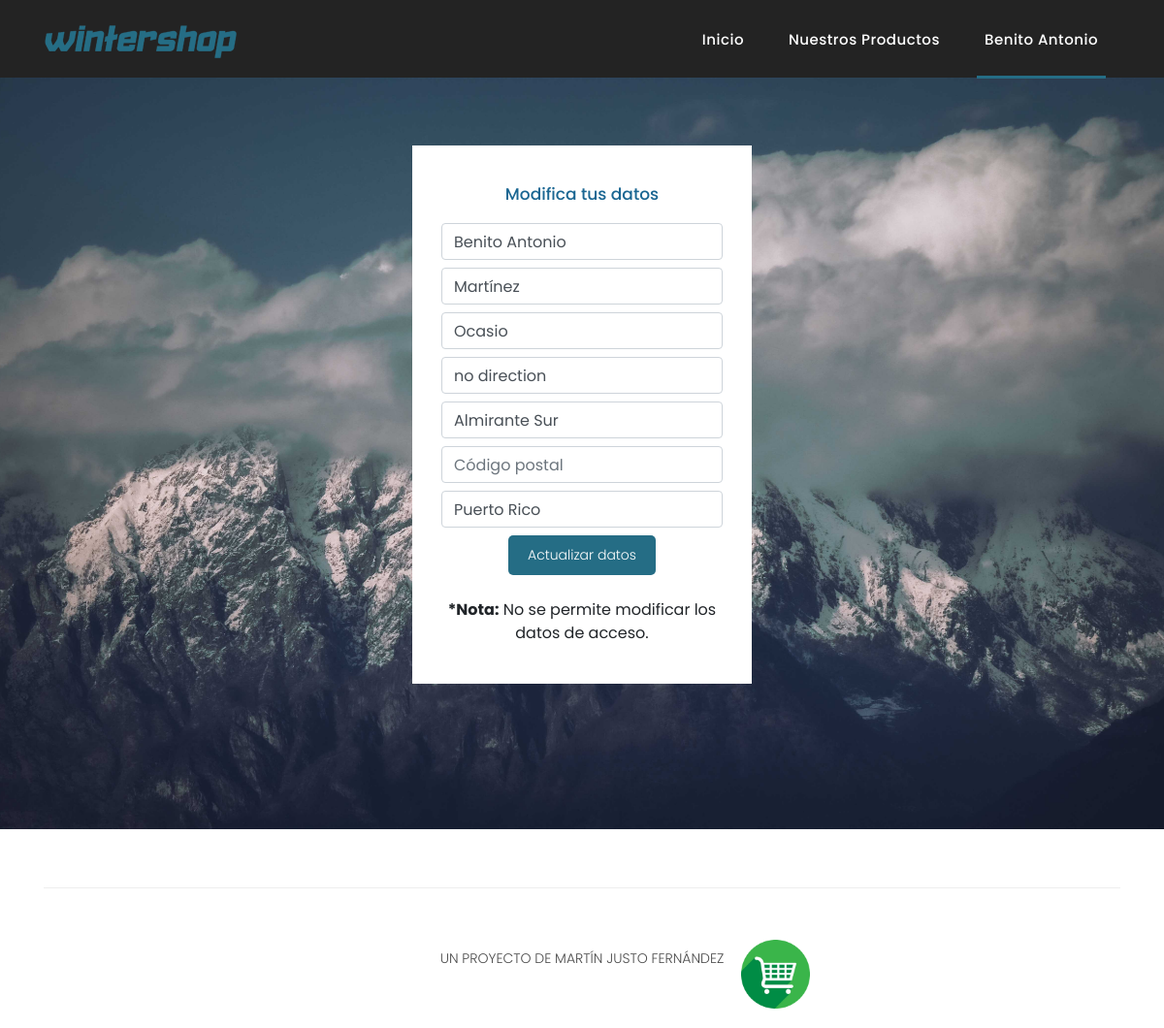
The app's page /modData.php (signed in) with its own data.
### tables this page shows
CREATE TABLE `clientes` (
  `id` int(11) NOT NULL,
  `nombre` varchar(30) NOT NULL,
  `apellido1` varchar(30) NOT NULL,
  `apellido2` varchar(30) NOT NULL,
  `email` varchar(50) NOT NULL,
  `password` varchar(65) NOT NULL,
  `direccion` varchar(150) NOT NULL,
  `poblacion` varchar(50) NOT NULL,
  `cp` varchar(10) NOT NULL,
  `pais` varchar(30) NOT NULL
);

### modData.php (the view, shortened to what this page needs)
<?php
require './lib/defaultLib.php';
head("Mi Cuenta");
navbar("", "active", "");
cartButton();
$conn = bdconnect();
$sql = "SELECT nombre, apellido1, apellido2, direccion, poblacion, cp, pais FROM clientes WHERE email='{$_SESSION["logged"]}'";
$result = mysqli_query($conn, $sql);
$log = mysqli_fetch_row($result);
echo "
    <div class=\"services\" id=\"logServices\">
  <div class=\"container\">
    <div class=\"row\">
      <div class=\"col-md-4\" id=\"logReg\">
        <div class=\"service-item\">
          <div class=\"down-content\">
            <h4>Modifica tus datos</h4>
                <form method=\"POST\" action=\"sendDataUpdate.php\" class=\"login-form\">
                    <label for=\"nombre\">
                        <input type=\"text\" name=\"nombre\" class=\"form-control\" id=\"nombre\" placeholder=\"Nombre\" value=\"{$log[0]}\" required>
                    </label>
                    <br>
                    <label for=\"apellido1\">
                        <input type=\"text\" name=\"apellido1\" class=\"form-control\" id=\"apellido1\" placeholder=\"Primer apellido\" value=\"{$log[1]}\" required>
                    </label>
                    <br>
                    <label for=\"apellido2\">
                        <input type=\"text\" name=\"apellido2\" class=\"form-control\" id=\"apellido2\" placeholder=\"Segundo apellido\" value=\"{$log[2]}\" required>
                    </label>
                    <br>
                    <label for=\"direccion\">
                        <input type=\"text\" name=\"direccion\" class=\"form-control\" id=\"direccion\" placeholder=\"Dirección\" value=\"{$log[3]}\" required>
                    </label>
                    <br>
                    <label for=\"poblacion\">
                        <input type=\"text\" name=\"poblacion\" class=\"form-control\" id=\"poblacion\" placeholder=\"Población\" value=\"{$log[4]}\" required>
                    </label>
                    <br>
                    <label for=\"cp\">
                        <input type=\"text\" name=\"cp\" class=\"form-control\" id=\"cp\" placeholder=\"Código postal\" value=\"{$log[5]}\" required>
                    </label>
                    <br>
                    <label for=\"pais\">
                        <input type=\"text\" name=\"pais\" class=\"form-control\" id=\"pais\" placeholder=\"País\" value=\"{$log[6]}\" required>
                    </label>
                    <br>
                    <input type=\"submit\" value=\"Actualizar datos\"id=\"logButtons\">
                </form>
                <br><a id=\"nota\"><b>*Nota:</b> No se permite modificar los datos de acceso.<a>
          </div>
        </div>
      </div>
    </div>
  </div>
</div>";
foother();

### lib/defaultLib.php (shortened to what this page needs)
<?php
function head($title)
{
    echo "<!DOCTYPE html>
            <html lang=\"es\">
              <head>
                <meta charset=\"utf-8\">
                <meta name=\"viewport\" content=\"width=device-width, initial-scale=1, shrink-to-fit=no\">
                <meta name=\"description\" content=\"\">
                <meta name=\"author\" content=\"\">
                <link href=\"https://fonts.googleapis.com/css?family=Poppins:100,200,300,400,500,600,700,800,900&display=swap\" rel=\"stylesheet\">
                <title>$title</title>
                <link href=\"vendor/bootstrap/css/bootstrap.min.css\" rel=\"stylesheet\">
            <!--
                TemplateMo 546 Sixteen Clothing
            https://templatemo.com/tm-546-sixteen-clothing
            -->
                <link rel=\"stylesheet\" href=\"assets/css/fontawesome.css\">
                <link rel=\"stylesheet\" href=\"assets/css/templatemo-sixteen.css\">
                <link rel=\"stylesheet\" href=\"assets/css/owl.css\">
                <link rel=\"stylesheet\" href=\"assets/css/extended.css\">
                <link rel=\shortcut icon\" href=\"assets/images/logos/favicon.png\">
              </head>";
}
function navbar($index, $miCuenta, $productos)
{
    $conn = bdconnect();
    if (isset($_SESSION["logged"])) {
        $result = mysqli_query($conn, "SELECT nombre from clientes WHERE email='{$_SESSION["logged"]}'");
        $log = mysqli_fetch_row($result);
        $nombre = $log[0];
    } else
        $nombre = "Mi cuenta";
    echo "
    <div id=\"preloader\">
        <div class=\"jumper\">
            <div></div>
            <div></div>
            <div></div>
        </div>
    </div>
    <header class=\"\">
      <nav class=\"navbar navbar-expand-lg\">
        <div class=\"container\">
          <a class=\"navbar-brand\" href=\"/\"><img src=\"assets/images/logos/logo.png\"></a>
          <button class=\"navbar-toggler\" type=\"button\" data-toggle=\"collapse\" data-target=\"#navbarResponsive\" aria-controls=\"navbarResponsive\" aria-expanded=\"false\" aria-label=\"Toggle navigation\">
<span class=\"navbar-toggler-icon\"></span>
          </button>
          <div class=\"collapse navbar-collapse\" id=\"navbarResponsive\">
            <ul class=\"navbar-nav ml-auto\">
              <li class=\"nav-item $index\">
                <a class=\"nav-link\" href=\"/\">Inicio
                  <span class=\"sr-only\">(current)</span>
                </a>
              </li>
              <li class=\"nav-item $productos\">
                <a class=\"nav-link\" href=\"/products.php\">Nuestros productos</a>
              </li>
              <li class=\"nav-item $miCuenta\">
                <a class=\"nav-link\" href=\"profile.php\">{$nombre}</a>
              </li>";
        echo "
            </ul>
          </div>
        </div>
      </nav>
    </header>
    <body>
    ";
    }
    function foother()
    {
        echo '<footer>
      <div class="container">
        <div class="row">
          <div class="col-md-12">
            <div class="inner-content">
              <p>Un proyecto de Martín Justo Fernández</p>
            </div>
          </div>
        </div>
      </div>
    </footer>
    <script src="vendor/jquery/jquery.min.js"></script>
    <script src="vendor/bootstrap/js/bootstrap.bundle.min.js"></script>
    <script src="assets/js/custom.js"></script>
    <script src="assets/js/owl.js"></script>
    <script src="assets/js/slick.js"></script>
    <script src="assets/js/isotope.js"></script>
    <script src="assets/js/accordions.js"></script>
';
        echo "
            <script language = \"text/Javascript\">
              cleared[0] = cleared[1] = cleared[2] = 0; //set a cleared flag for each field
              function clearField(t){                   //declaring the array outside of the
              if(! cleared[t.id]){                      // function makes it static and global
                  cleared[t.id] = 1;  // you could use true and false, but that's more typing
                  t.value='';         // with more chance of typos
                  t.style.color='#fff';
                  }
        }
        </script>
  </body>";
    }
    function cartButton()
    {
        if (isset($_SESSION["logged"]))
            echo "<a class=\"float-nav-2\" href=\"/cart.php\"><img class='cartImg' src=\"/assets/images/cart-icon.png\"></a>";
    }

### assets/css/templatemo-sixteen.css (style rules this page uses)
body { font-family: 'Poppins', sans-serif; overflow-x: hidden; text-rendering: optimizeLegibility; -webkit-font-smoothing: antialiased; -moz-osx-font-smoothing: grayscale; }
p { margin-bottom: 0px; font-size: 14px; font-weight: 300; color: #4a4a4a; line-height: 24px; }
a { text-decoration: none!important; }
ul { padding: 0; margin: 0; list-style: none; }
h1,h2,h3,h4,h5,h6 { margin: 0px; }
header { position: absolute; z-index: 99999; width: 100%; height: 80px; background-color: #232323; -webkit-transition: all 0.3s ease-in-out 0s; -moz-transition: all 0.3s ease-in-out 0s; -o-transition: all 0.3s ease-in-out 0s; transition: all 0.3s ease-in-out 0s; }
header .navbar { padding: 17px 0px; }
.navbar .navbar-brand { float: left; margin-top: -12px; outline: none; }
#navbarResponsive { z-index: 999; }
.navbar-collapse { text-align: center; }
.navbar .navbar-nav .nav-item { margin: 0px 15px; }
.navbar .navbar-nav a.nav-link { text-transform: capitalize; font-size: 15px; font-weight: 500; letter-spacing: 0.5px; color: #fff; transition: all 0.5s; margin-top: 5px; }
.navbar .navbar-nav .nav-link:hover, .navbar .navbar-nav .active>.nav-link, .navbar .navbar-nav .nav-link.active, .navbar .navbar-nav .nav-link.show, .navbar .navbar-nav .show>.nav-link { color: #fff; padding-bottom: 25px; border-bottom: 3px solid #256D85; }
footer { text-align: center; }
footer .inner-content { border-top: 1px solid #eee; margin-top: 60px; padding: 60px 0px; }
footer .inner-content p { text-transform: uppercase; }
.services { background-image: url(../images/services-bg.jpg); background-position: center center; background-repeat: no-repeat; background-size: cover; background-attachment: fixed; padding: 100px 0px; }
.services .service-item { text-align: center; }
.services .service-item .down-content { background-color: #fff; padding: 40px 30px; }
.services .service-item .down-content h4 { font-size: 17px; color: #1a6692; margin-bottom: 20px; }

### assets/css/extended.css (style rules this page uses)
#logReg { margin: 0 auto; }
#logServices { background-image:url("/assets/backgrounds/login.jpg"); background-position: center center; background-repeat: no-repeat; background-attachment: fixed; background-size: cover; background-color: #FFF; padding: 150px 0; }
#logButtons { background-color: #256D85; color: #fff; font-size: 14px; font-weight: 300; padding: 10px 20px; border-radius: 5px; display: inline-block; transition: all 0.3s; border: none; outline: none; cursor: pointer; }
a { color: #03658c; text-decoration: none; }
ul { list-style-type: none; }
.float-nav-2 { position: fixed; bottom: 20px; right: 20px; z-index: 9999; }
.cartImg { width: 17%; }
#nota { text-align: justify; }

### records on screen
clientes: nombre "Benito Antonio", apellido1 "Martínez", apellido2 "Ocasio", direccion "no direction", poblacion "Almirante Sur", pais "Puerto Rico"
